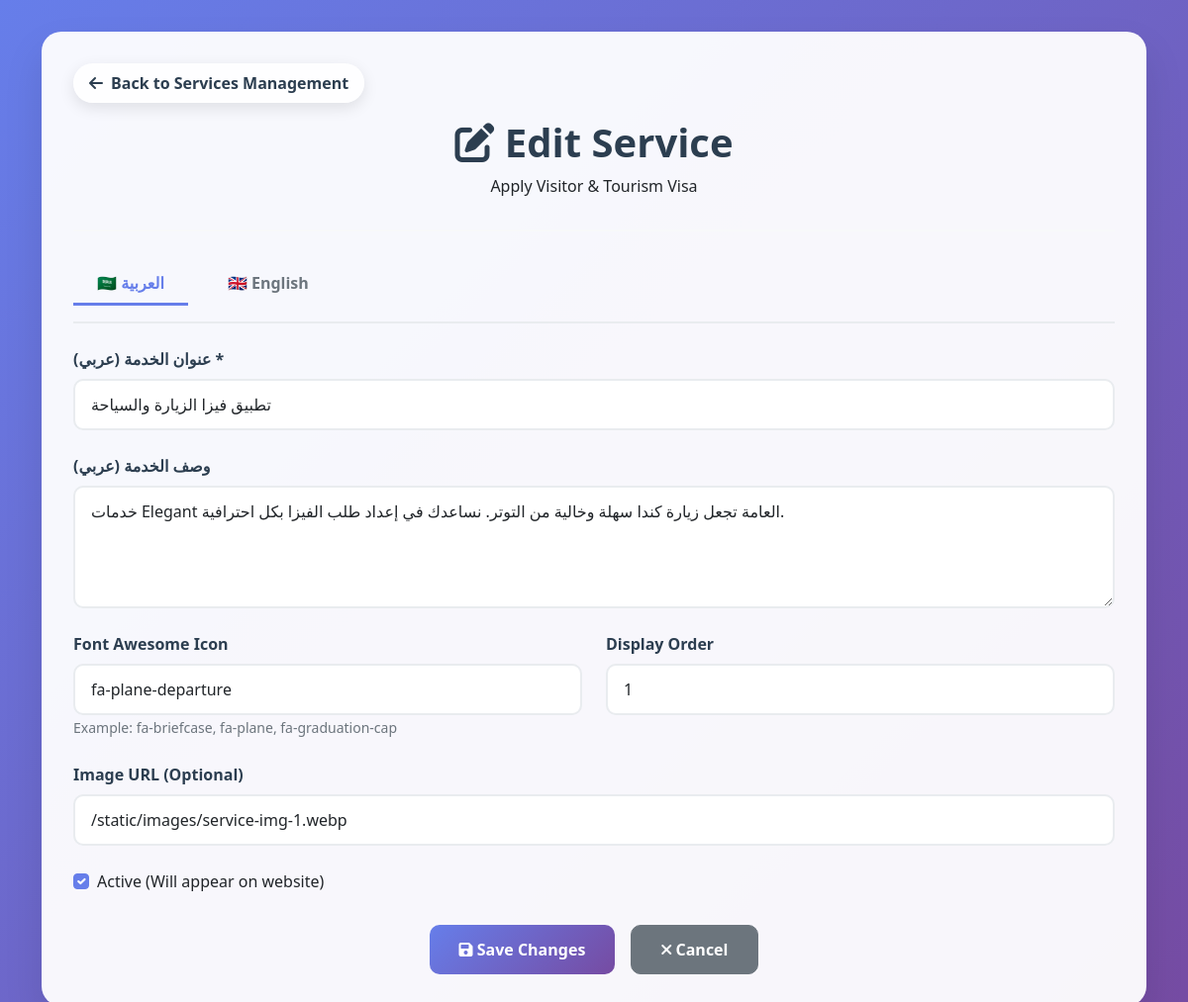
/dashboard/services/edit/1, run on the app's committed database.
### tables this page shows
CREATE TABLE services (
            id INTEGER PRIMARY KEY AUTOINCREMENT,
            title_ar TEXT NOT NULL,
            title_en TEXT NOT NULL,
            description_ar TEXT,
            description_en TEXT,
            icon TEXT,
            image_url TEXT,
            order_index INTEGER DEFAULT 0,
            is_active BOOLEAN DEFAULT 1,
            created_at TIMESTAMP DEFAULT CURRENT_TIMESTAMP,
            updated_at TIMESTAMP DEFAULT CURRENT_TIMESTAMP
        );

### app.py (the view, shortened to what this page needs)
@app.route('/dashboard/services/edit/<int:service_id>', methods=['GET', 'POST'])
def edit_service(service_id):
    conn = get_db_connection()
    current_lang = get_language()
    service = conn.execute('SELECT * FROM services WHERE id = ?', (service_id,)).fetchone()
    conn.close()
    if service is None:
        if current_lang == 'ar':
            flash('الخدمة غير موجودة!', 'error')
        else:
            flash('Service not found!', 'error')
        return redirect(url_for('dashboard_services'))
    return render_template('edit_service.html', service=service, current_lang=current_lang, languages=SUPPORTED_LANGUAGES)

### app.py (called while the page is built)
def get_language():
    return session.get('language', 'en')

def get_db_connection():
    conn = sqlite3.connect('website_content.db')
    conn.row_factory = sqlite3.Row
    return conn

### templates/edit_service.html (shortened to what this page needs)
<!DOCTYPE html>
<html lang="{% if current_lang == 'ar' %}ar{% else %}en{% endif %}" dir="{% if current_lang == 'ar' %}rtl{% else %}ltr{% endif %}">
<head>
    <link href="https://cdn.jsdelivr.net/npm/bootstrap@5.1.3/dist/css/bootstrap.min.css" rel="stylesheet">
    <link href="https://cdnjs.cloudflare.com/ajax/libs/font-awesome/6.0.0/css/all.min.css" rel="stylesheet">
</head>
<body>
    <div class="container">
        <div class="form-container">
            <a href="{{ url_for('dashboard_services') }}" class="back-btn">
                <i class="fas {% if current_lang == 'ar' %}fa-arrow-right{% else %}fa-arrow-left{% endif %}"></i>
                {% if current_lang == 'ar' %}العودة لإدارة الخدمات{% else %}Back to Services Management{% endif %}
            </a>
            <div class="page-header">
                <h1><i class="fas fa-edit"></i> {% if current_lang == 'ar' %}تعديل الخدمة{% else %}Edit Service{% endif %}</h1>
                <p>
                    {% if current_lang == 'ar' %}
                        {{ service.title_ar or service.title_en }}
                    {% else %}
                        {{ service.title_en or service.title_ar }}
                    {% endif %}
                </p>
            </div>
            <form method="POST">
                <div class="language-tabs">
                    <button type="button" class="lang-tab active" onclick="switchLang('ar')">
                        🇸🇦 العربية
                    </button>
                    <button type="button" class="lang-tab" onclick="switchLang('en')">
                        🇬🇧 English
                    </button>
                </div>
                <div id="lang-ar" class="lang-content active">
                    <div class="form-group">
                        <label for="title_ar" class="form-label">عنوان الخدمة (عربي) *</label>
                        <input type="text" class="form-control" id="title_ar" name="title_ar" required
                               value="{{ service.title_ar or '' }}" placeholder="مثال: استشارات الهجرة">
                    </div>
                    <div class="form-group">
                        <label for="description_ar" class="form-label">وصف الخدمة (عربي)</label>
                        <textarea class="form-control" id="description_ar" name="description_ar" rows="4"
                                  placeholder="اكتب وصفاً تفصيلياً للخدمة بالعربي...">{{ service.description_ar or '' }}</textarea>
                    </div>
                </div>
                <div class="row">
                    <div class="col-md-6">
                        <div class="form-group">
                            <label for="icon" class="form-label">
                                {% if current_lang == 'ar' %}أيقونة Font Awesome{% else %}Font Awesome Icon{% endif %}
                            </label>
                            <input type="text" class="form-control" id="icon" name="icon"
                                   value="{{ service.icon or 'fa-star' }}" placeholder="fa-briefcase">
                            <small class="form-text text-muted">
                                {% if current_lang == 'ar' %}مثال: fa-briefcase, fa-plane, fa-graduation-cap{% else %}Example: fa-briefcase, fa-plane, fa-graduation-cap{% endif %}
                            </small>
                        </div>
                    </div>
                    <div class="col-md-6">
                        <div class="form-group">
                            <label for="order_index" class="form-label">
                                {% if current_lang == 'ar' %}ترتيب العرض{% else %}Display Order{% endif %}
                            </label>
                            <input type="number" class="form-control" id="order_index" name="order_index"
                                   value="{{ service.order_index or 0 }}" min="0">
                        </div>
                    </div>
                </div>
                <div class="form-group">
                    <label for="image_url" class="form-label">
                        {% if current_lang == 'ar' %}رابط الصورة (اختياري){% else %}Image URL (Optional){% endif %}
                    </label>
                    <input type="url" class="form-control" id="image_url" name="image_url"
                           value="{{ service.image_url or '' }}" placeholder="https://example.com/image.jpg">
                </div>
                <div class="form-group">
                    <div class="form-check">
                        <input class="form-check-input" type="checkbox" id="is_active" name="is_active"
                               {% if service.is_active %}checked{% endif %}>
                        <label class="form-check-label" for="is_active">
                            {% if current_lang == 'ar' %}نشط (سيظهر في الموقع){% else %}Active (Will appear on website){% endif %}
                        </label>
                    </div>
                </div>
                <div class="form-actions">
                    <button type="submit" class="btn btn-primary">
                        <i class="fas fa-save"></i>
                        {% if current_lang == 'ar' %}حفظ التعديلات{% else %}Save Changes{% endif %}
                    </button>
                    <a href="{{ url_for('dashboard_services') }}" class="btn btn-secondary">
                        <i class="fas fa-times"></i>
                        {% if current_lang == 'ar' %}إلغاء{% else %}Cancel{% endif %}
                    </a>
                </div>
            </form>
        </div>
    </div>
</body>
</html>

### templates/edit_service.html (style rules this page uses)
body { background: linear-gradient(135deg, #667eea 0%, #764ba2 100%); min-height: 100vh; font-family: 'Segoe UI', Tahoma, Geneva, Verdana, sans-serif; }
.form-container { background: rgba(255, 255, 255, 0.95); border-radius: 20px; box-shadow: 0 20px 40px rgba(0, 0, 0, 0.1); margin: 2rem auto; padding: 2rem; }
.page-header { text-align: center; margin-bottom: 2rem; padding-bottom: 1rem; border-bottom: 2px solid #f8f9fa; }
.page-header h1 { color: #2c3e50; font-weight: 700; margin-bottom: 0.5rem; }
.form-group { margin-bottom: 1.5rem; }
.form-label { font-weight: 600; color: #2c3e50; margin-bottom: 0.5rem; }
.form-control, .form-select { border-radius: 10px; border: 2px solid #e9ecef; padding: 0.75rem 1rem; transition: all 0.3s ease; }
.btn-primary { background: linear-gradient(135deg, #667eea 0%, #764ba2 100%); border: none; border-radius: 10px; padding: 12px 30px; font-weight: 600; transition: all 0.3s ease; }
.btn-secondary { border-radius: 10px; padding: 12px 30px; font-weight: 600; }
.back-btn { background: rgba(255, 255, 255, 0.9); border-radius: 50px; padding: 8px 16px; text-decoration: none; color: #2c3e50; font-weight: 600; box-shadow: 0 5px 15px rgba(0, 0, 0, 0.1); transition: all 0.3s ease; display: inline-flex; align-items: center; gap: 0.5rem; margin-bottom: 1rem; }
.form-actions { display: flex; gap: 1rem; justify-content: center; margin-top: 2rem; }
.language-tabs { display: flex; gap: 1rem; margin-bottom: 1.5rem; border-bottom: 2px solid #e9ecef; padding-bottom: 1rem; }
.lang-tab { padding: 0.5rem 1.5rem; border: none; background: none; color: #6c757d; font-weight: 600; cursor: pointer; border-bottom: 3px solid transparent; transition: all 0.3s ease; }
.lang-tab.active { color: #667eea; border-bottom-color: #667eea; }
.lang-content { display: none; }
.lang-content.active { display: block; }
.form-check-input:checked { background-color: #667eea; border-color: #667eea; }

### data on the page
services: title_en "Apply Visitor & Tourism Visa", title_ar "تطبيق فيزا الزيارة والسياحة", description_ar "خدمات Elegant العامة تجعل زيارة كندا سهلة وخالية من التوتر. نساعدك في إعداد طلب الفيزا بكل احترافية.", icon "fa-plane-departure", order_index "1", image_url "/static/images/service-img-1.webp", is_active "☑"
